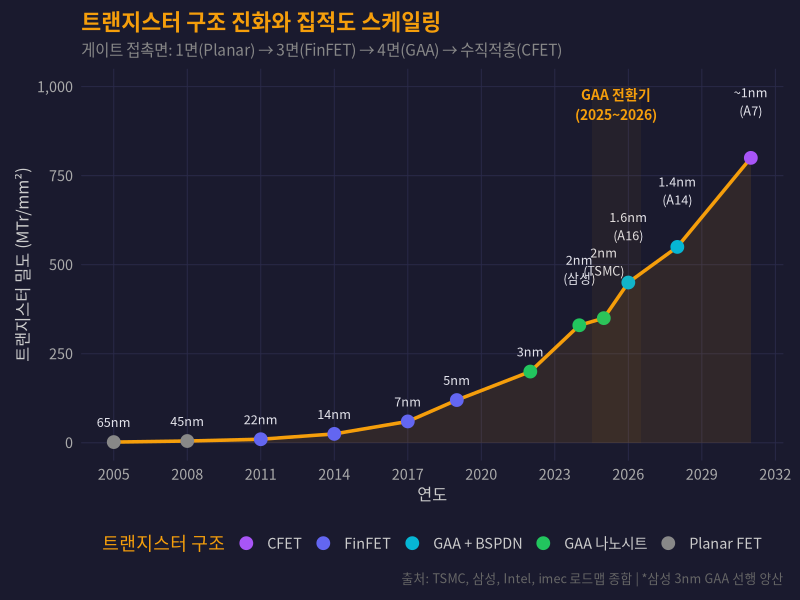
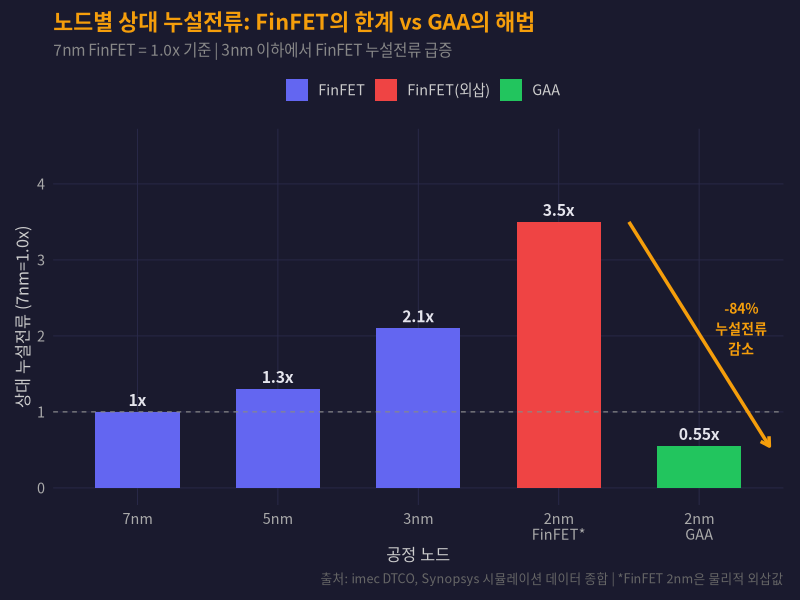
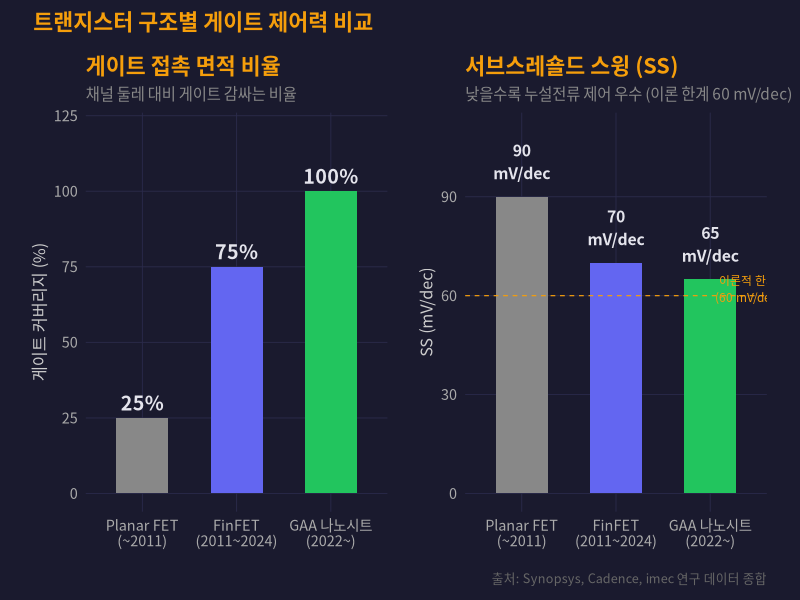
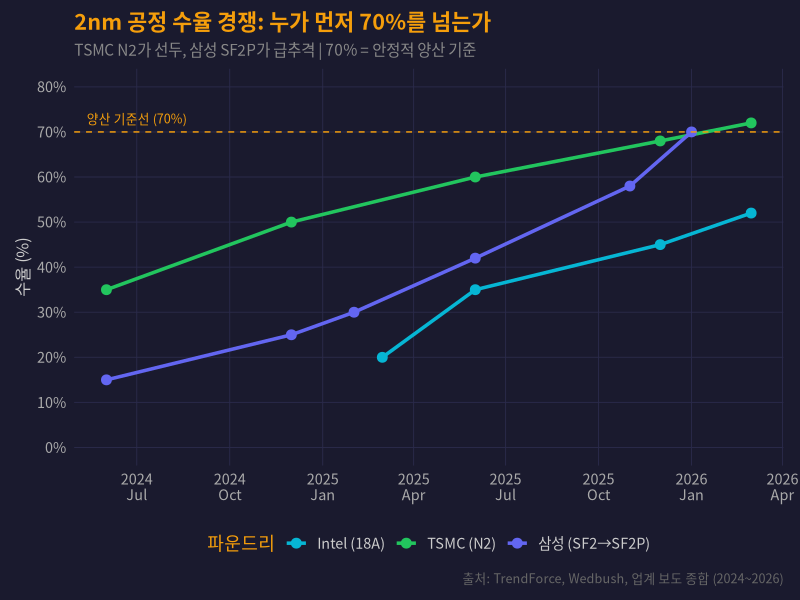
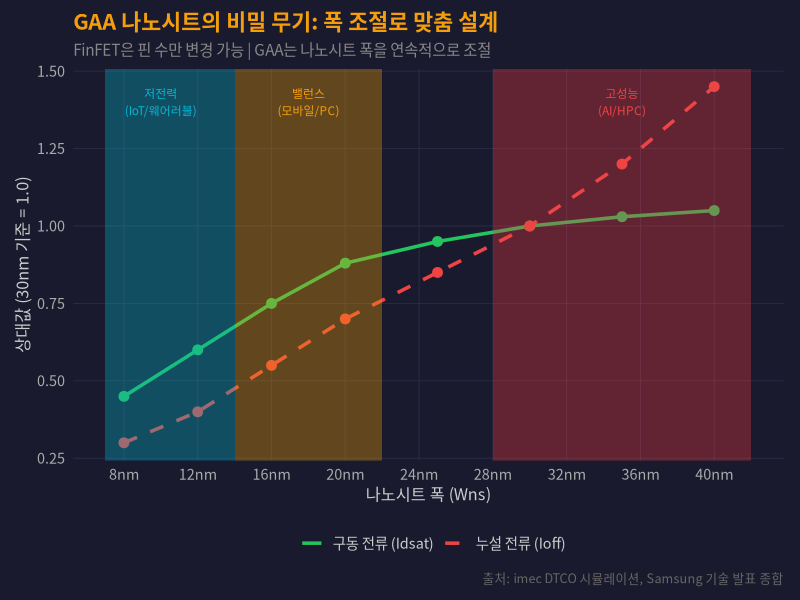
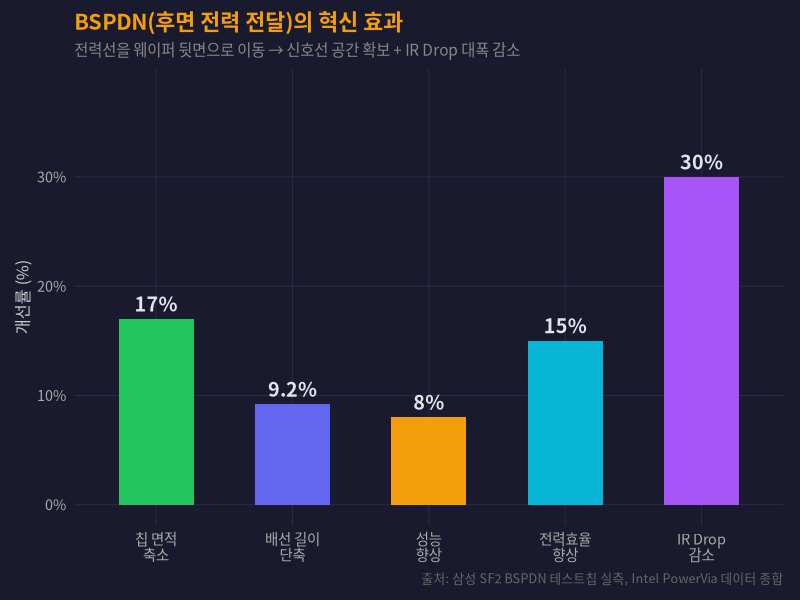
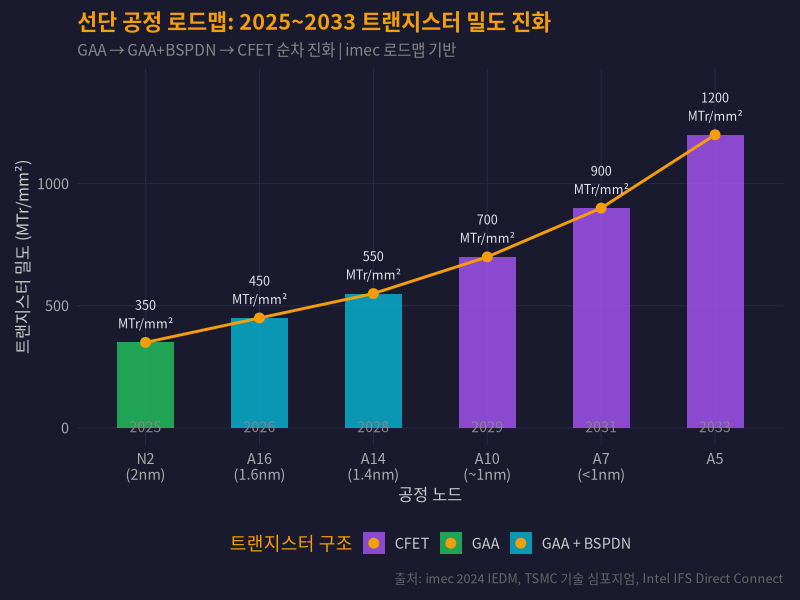
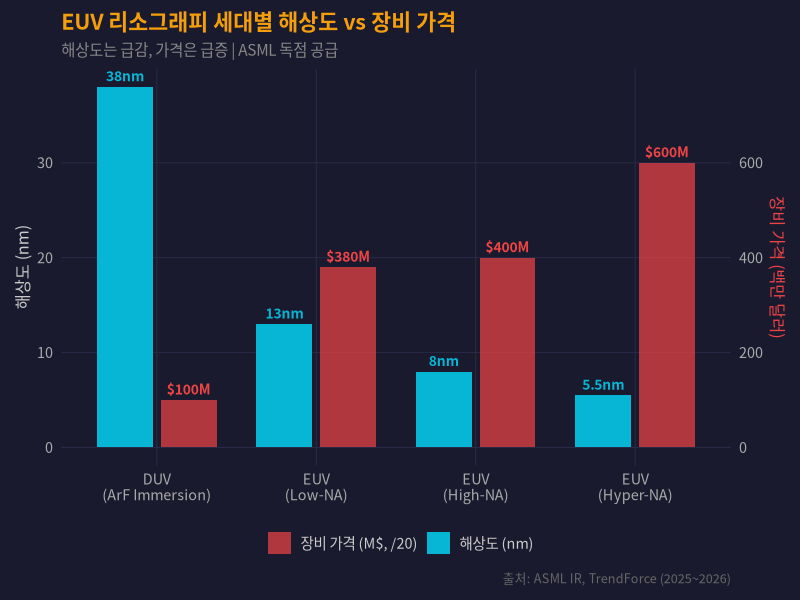

The R script that drew these images, in order:
## ---- chunk 1
#| label: setup
#| include: false
library(ggplot2)
library(scales)
library(dplyr)
library(tidyr)
library(knitr)
library(kableExtra)
library(ragg)

kfont <- "Noto Sans CJK KR"

theme_hunter <- function(base_size = 13) {
  theme_minimal(base_size = base_size) +
    theme(
      plot.background = element_rect(fill = "#1a1a2e", color = NA),
      panel.background = element_rect(fill = "#1a1a2e", color = NA),
      panel.grid.major = element_line(color = "#2a2a4a", linewidth = 0.3),
      panel.grid.minor = element_blank(),
      text = element_text(family = kfont, color = "#e4e4ec"),
      axis.text = element_text(color = "#aaaaaa"),
      axis.title = element_text(color = "#cccccc", size = rel(0.9)),
      plot.title = element_text(color = "#f59e0b", face = "bold", size = rel(1.2)),
      plot.subtitle = element_text(color = "#888888", size = rel(0.85)),
      plot.caption = element_text(color = "#666666", size = rel(0.7)),
      legend.background = element_rect(fill = "#1a1a2e", color = NA),
      legend.text = element_text(color = "#cccccc"),
      legend.title = element_text(color = "#f59e0b"),
      strip.text = element_text(color = "#f59e0b", face = "bold"),
      legend.position = "top",
      plot.margin = margin(10, 12, 10, 12)
    )
}

c_amber <- "#f59e0b"
c_blue <- "#6366f1"
c_green <- "#22c55e"
c_red <- "#ef4444"
c_cyan <- "#06b6d4"
c_purple <- "#a855f7"
c_gray <- "#888888"
c_text <- "#e4e4ec"
c_orange <- "#f97316"
c_teal <- "#14b8a6"
## ---- chunk 2
#| label: tbl-transistor-evolution
#| tbl-cap: "트랜지스터 구조별 핵심 사양 비교"

specs <- data.frame(
  구조 = c("Planar FET", "FinFET", "GAA 나노시트", "CFET"),
  도입연도 = c("~2011", "2011", "2022(삼성) / 2025(TSMC)", "2028~2031(예상)"),
  적용노드 = c("28nm+", "22nm~3nm", "3nm~1.4nm", "A7(~1nm) 이하"),
  게이트접촉면 = c("1면 (상단)", "3면 (상·좌·우)", "4면 (전방위)", "4면 (수직 적층)"),
  `누설전류_제어` = c("나쁨", "양호", "우수", "최우수"),
  `전력효율_향상` = c("기준", "+37%", "+25~30%*", "+40~50%*"),
  `면적효율_향상` = c("기준", "+50%", "+5~10%*", "+30~50%*"),
  주요업체 = c("글로벌", "TSMC/삼성/Intel", "TSMC/삼성/Intel", "TSMC/삼성/Intel/imec")
)

specs %>%
  kable(
    col.names = c("구조", "도입연도", "적용 노드", "게이트 접촉면",
                  "누설전류 제어", "전력효율 향상", "면적효율 향상", "주요 업체"),
    align = "c",
    escape = FALSE
  ) %>%
  kable_styling(
    bootstrap_options = c("striped", "hover", "condensed"),
    full_width = TRUE,
    font_size = 13
  ) %>%
  row_spec(0, bold = TRUE, color = "#f59e0b", background = "#16213e") %>%
  row_spec(1:4, background = "#1a1a2e", color = "#e4e4ec") %>%
  row_spec(3, bold = TRUE, background = "#1e2a4a", color = "#22c55e") %>%
  footnote(general = "*이전 세대 대비 향상률. CFET은 imec DTCO 시뮬레이션 기반 추정치",
           general_title = "주: ")
## ---- chunk 3
#| label: fig-transistor-timeline
#| fig-cap: "트랜지스터 구조 진화 타임라인 (2005~2035)"
#| fig-width: 11
#| fig-height: 6
#| lightbox: true

timeline_data <- data.frame(
  year = c(2005, 2008, 2011, 2014, 2017, 2019, 2022, 2024, 2025, 2026, 2028, 2031),
  node = c("65nm", "45nm", "22nm", "14nm", "7nm", "5nm", "3nm", "2nm\n(삼성)", "2nm\n(TSMC)", "1.6nm\n(A16)", "1.4nm\n(A14)", "~1nm\n(A7)"),
  structure = c("Planar", "Planar", "FinFET", "FinFET", "FinFET", "FinFET", "GAA*", "GAA", "GAA", "GAA+\nBSPDN", "GAA+\nBSPDN", "CFET"),
  category = c("Planar FET", "Planar FET", "FinFET", "FinFET", "FinFET", "FinFET",
                "GAA 나노시트", "GAA 나노시트", "GAA 나노시트", "GAA + BSPDN", "GAA + BSPDN", "CFET"),
  density = c(2, 5, 10, 25, 60, 120, 200, 330, 350, 450, 550, 800),
  y_pos = c(1, 1, 2, 2, 2, 2, 3, 3, 3, 3.5, 3.5, 4)
)

ggplot(timeline_data, aes(x = year, y = density)) +
  geom_area(fill = c_amber, alpha = 0.1) +
  geom_line(color = c_amber, linewidth = 1.2) +
  geom_point(aes(color = category), size = 4) +
  geom_text(aes(label = node), vjust = -1.5, color = c_text, size = 3.2, family = kfont) +
  scale_color_manual(
    values = c("Planar FET" = c_gray, "FinFET" = c_blue,
               "GAA 나노시트" = c_green, "GAA + BSPDN" = c_cyan, "CFET" = c_purple),
    name = "트랜지스터 구조"
  ) +
  scale_x_continuous(breaks = seq(2005, 2035, 3)) +
  scale_y_continuous(labels = comma, limits = c(0, 1000)) +
  labs(
    title = "트랜지스터 구조 진화와 집적도 스케일링",
    subtitle = "게이트 접촉면: 1면(Planar) → 3면(FinFET) → 4면(GAA) → 수직적층(CFET)",
    x = "연도", y = "트랜지스터 밀도 (MTr/mm²)",
    caption = "출처: TSMC, 삼성, Intel, imec 로드맵 종합 | *삼성 3nm GAA 선행 양산"
  ) +
  annotate("rect", xmin = 2024.5, xmax = 2026.5, ymin = 0, ymax = 1000,
           fill = c_amber, alpha = 0.05) +
  annotate("text", x = 2025.5, y = 950, label = "GAA 전환기\n(2025~2026)",
           color = c_amber, size = 3.5, fontface = "bold", family = kfont) +
  theme_hunter() +
  theme(legend.position = "bottom")
## ---- chunk 4
#| label: fig-finfet-limitations
#| fig-cap: "FinFET vs GAA: 누설전류 및 게이트 제어력 비교"
#| fig-width: 10
#| fig-height: 5.5
#| lightbox: true

comparison <- data.frame(
  node = rep(c("7nm", "5nm", "3nm", "2nm"), each = 2),
  structure = rep(c("FinFET", "GAA 나노시트"), 4),
  leakage = c(1.0, NA, 1.3, NA, 2.1, NA, NA, 0.55),
  gate_control = c(85, NA, 80, NA, 72, NA, NA, 95)
)

# FinFET 누설전류 증가 + GAA 개선
leak_data <- data.frame(
  node = factor(c("7nm", "5nm", "3nm", "2nm\nFinFET*", "2nm\nGAA"),
                levels = c("7nm", "5nm", "3nm", "2nm\nFinFET*", "2nm\nGAA")),
  leakage = c(1.0, 1.3, 2.1, 3.5, 0.55),
  type = c("FinFET", "FinFET", "FinFET", "FinFET(외삽)", "GAA")
)

ggplot(leak_data, aes(x = node, y = leakage, fill = type)) +
  geom_col(width = 0.6) +
  geom_hline(yintercept = 1.0, linetype = "dashed", color = c_gray, linewidth = 0.4) +
  geom_text(aes(label = paste0(leakage, "x")), vjust = -0.5,
            color = c_text, size = 4, fontface = "bold", family = kfont) +
  scale_fill_manual(
    values = c("FinFET" = c_blue, "FinFET(외삽)" = c_red, "GAA" = c_green),
    name = ""
  ) +
  scale_y_continuous(limits = c(0, 4.5), breaks = seq(0, 4, 1)) +
  labs(
    title = "노드별 상대 누설전류: FinFET의 한계 vs GAA의 해법",
    subtitle = "7nm FinFET = 1.0x 기준 | 3nm 이하에서 FinFET 누설전류 급증",
    x = "공정 노드", y = "상대 누설전류 (7nm=1.0x)",
    caption = "출처: imec DTCO, Synopsys 시뮬레이션 데이터 종합 | *FinFET 2nm은 물리적 외삽값"
  ) +
  annotate("segment", x = 4.5, xend = 5.5, y = 3.5, yend = 0.55,
           arrow = arrow(length = unit(0.25, "cm")), color = c_amber, linewidth = 1.2) +
  annotate("text", x = 5.3, y = 2.1, label = "-84%\n누설전류\n감소",
           color = c_amber, size = 3.5, fontface = "bold", family = kfont) +
  theme_hunter() +
  theme(legend.position = "top")
## ---- chunk 5
#| label: fig-gate-coverage
#| fig-cap: "게이트 접촉면 진화: Planar(1면) → FinFET(3면) → GAA(4면)"
#| fig-width: 10
#| fig-height: 5
#| lightbox: true

# 게이트 접촉면적 비율과 전류 제어력 비교
gate_data <- data.frame(
  structure = factor(c("Planar FET\n(~2011)", "FinFET\n(2011~2024)", "GAA 나노시트\n(2022~)"),
                     levels = c("Planar FET\n(~2011)", "FinFET\n(2011~2024)", "GAA 나노시트\n(2022~)")),
  coverage = c(25, 75, 100),
  ss_mvdec = c(90, 70, 65),
  color_fill = c(c_gray, c_blue, c_green)
)

p1 <- ggplot(gate_data, aes(x = structure, y = coverage, fill = structure)) +
  geom_col(width = 0.55) +
  geom_text(aes(label = paste0(coverage, "%")), vjust = -0.5,
            color = c_text, size = 5, fontface = "bold", family = kfont) +
  scale_fill_manual(values = c(c_gray, c_blue, c_green), guide = "none") +
  scale_y_continuous(limits = c(0, 120)) +
  labs(
    title = "게이트 접촉 면적 비율",
    subtitle = "채널 둘레 대비 게이트 감싸는 비율",
    x = NULL, y = "게이트 커버리지 (%)"
  ) +
  theme_hunter()

p2 <- ggplot(gate_data, aes(x = structure, y = ss_mvdec, fill = structure)) +
  geom_col(width = 0.55) +
  geom_hline(yintercept = 60, linetype = "dashed", color = c_amber, linewidth = 0.4) +
  geom_text(aes(label = paste0(ss_mvdec, "\nmV/dec")), vjust = -0.5,
            color = c_text, size = 4, fontface = "bold", family = kfont) +
  scale_fill_manual(values = c(c_gray, c_blue, c_green), guide = "none") +
  scale_y_continuous(limits = c(0, 110)) +
  annotate("text", x = 3.4, y = 62, label = "이론적 한계\n(60 mV/dec)",
           color = c_amber, size = 3, family = kfont) +
  labs(
    title = "서브스레숄드 스윙 (SS)",
    subtitle = "낮을수록 누설전류 제어 우수 (이론 한계 60 mV/dec)",
    x = NULL, y = "SS (mV/dec)"
  ) +
  theme_hunter()

library(patchwork)
p1 + p2 +
  plot_annotation(
    title = "트랜지스터 구조별 게이트 제어력 비교",
    caption = "출처: Synopsys, Cadence, imec 연구 데이터 종합",
    theme = theme_hunter()
  )
## ---- chunk 6
#| label: tbl-foundry-comparison
#| tbl-cap: "파운드리 3사 2nm 공정 비교 (2026년 5월 기준)"

foundry <- data.frame(
  항목 = c("공정명", "GAA 최초 양산", "2nm 양산 시작", "수율 (최신)",
           "성능 향상 (vs 이전세대)", "전력 절감", "면적 축소",
           "BSPDN 도입", "High-NA EUV", "주요 고객"),
  TSMC = c("N2 / N2P / A16", "2025년 Q4 (N2)", "2025년 Q4", "65~70%",
           "+15% (vs N3E)", "-25~30%", "-5~10%",
           "A16 (2026H2)", "2027년 이후 도입", "Apple, NVIDIA, AMD"),
  삼성 = c("SF2 / SF2P", "2022년 (3nm GAA 선행)", "2025년 Q4", "55~60% (SF2)\n70% (SF2P)",
           "+5% (SF2)\n+12% (SF2P)", "-8% (SF2)\n-25% (SF2P)", "-5% (SF2)\n-8% (SF2P)",
           "2027년 적용 예정", "2025말 EXE:5200B 수령", "Qualcomm, AMD(협상중)"),
  Intel = c("18A / 18A-P", "2025년 H2 (18A)", "2025년 Q4", "비공개(초기 ramp)",
            "+15% (Perf/W vs Intel 3)", "PowerVia 통합", "-30% (밀도 기준)",
            "18A부터 동시 도입", "EXE:5200B 최초 수령", "Microsoft, 자사(Panther Lake)")
)

foundry %>%
  kable(col.names = c("항목", "TSMC", "삼성", "Intel"), align = "l", escape = FALSE) %>%
  kable_styling(
    bootstrap_options = c("striped", "hover", "condensed"),
    full_width = TRUE,
    font_size = 12
  ) %>%
  row_spec(0, bold = TRUE, color = "#f59e0b", background = "#16213e") %>%
  row_spec(1:10, background = "#1a1a2e", color = "#e4e4ec") %>%
  column_spec(2, color = "#22c55e") %>%
  column_spec(3, color = "#6366f1") %>%
  column_spec(4, color = "#06b6d4")
## ---- chunk 7
#| label: fig-yield-race
#| fig-cap: "파운드리 3사 2nm 수율 경쟁 추이 (2024~2026)"
#| fig-width: 10
#| fig-height: 5.5
#| lightbox: true

yield_data <- data.frame(
  date = as.Date(c(
    # TSMC
    "2024-06-01", "2024-12-01", "2025-06-01", "2025-12-01", "2026-03-01",
    # Samsung
    "2024-06-01", "2024-12-01", "2025-02-01", "2025-06-01", "2025-11-01", "2026-01-01",
    # Intel
    "2025-03-01", "2025-06-01", "2025-12-01", "2026-03-01"
  )),
  yield = c(
    # TSMC N2
    35, 50, 60, 68, 72,
    # Samsung SF2/SF2P
    15, 25, 30, 42, 58, 70,
    # Intel 18A
    20, 35, 45, 52
  ),
  foundry = c(
    rep("TSMC (N2)", 5),
    rep("삼성 (SF2→SF2P)", 6),
    rep("Intel (18A)", 4)
  )
)

ggplot(yield_data, aes(x = date, y = yield, color = foundry, group = foundry)) +
  geom_line(linewidth = 1.2) +
  geom_point(size = 3) +
  geom_hline(yintercept = 70, linetype = "dashed", color = c_amber, linewidth = 0.5) +
  annotate("text", x = as.Date("2024-07-01"), y = 73,
           label = "양산 기준선 (70%)", color = c_amber, size = 3.2, family = kfont) +
  scale_color_manual(
    values = c("TSMC (N2)" = c_green, "삼성 (SF2→SF2P)" = c_blue, "Intel (18A)" = c_cyan),
    name = "파운드리"
  ) +
  scale_y_continuous(limits = c(0, 80), breaks = seq(0, 80, 10),
                     labels = function(x) paste0(x, "%")) +
  scale_x_date(date_labels = "%Y\n%b", date_breaks = "3 months") +
  labs(
    title = "2nm 공정 수율 경쟁: 누가 먼저 70%를 넘는가",
    subtitle = "TSMC N2가 선두, 삼성 SF2P가 급추격 | 70% = 안정적 양산 기준",
    x = NULL, y = "수율 (%)",
    caption = "출처: TrendForce, Wedbush, 업계 보도 종합 (2024~2026)"
  ) +
  theme_hunter() +
  theme(legend.position = "bottom")
## ---- chunk 8
#| label: fig-nanosheet-width
#| fig-cap: "나노시트 폭 조절에 따른 성능/전력 트레이드오프"
#| fig-width: 10
#| fig-height: 5
#| lightbox: true

ns_width <- data.frame(
  width_nm = c(8, 12, 16, 20, 25, 30, 35, 40),
  drive_current = c(0.45, 0.60, 0.75, 0.88, 0.95, 1.0, 1.03, 1.05),
  leakage = c(0.3, 0.4, 0.55, 0.7, 0.85, 1.0, 1.2, 1.45),
  application = c("IoT", "IoT", "모바일", "모바일", "PC", "범용", "HPC", "HPC")
)

ggplot(ns_width) +
  geom_line(aes(x = width_nm, y = drive_current, color = "구동 전류 (Idsat)"),
            linewidth = 1.2) +
  geom_line(aes(x = width_nm, y = leakage, color = "누설 전류 (Ioff)"),
            linewidth = 1.2, linetype = "dashed") +
  geom_point(aes(x = width_nm, y = drive_current), color = c_green, size = 3) +
  geom_point(aes(x = width_nm, y = leakage), color = c_red, size = 3) +
  geom_rect(aes(xmin = 7, xmax = 14, ymin = -Inf, ymax = Inf),
            fill = c_cyan, alpha = 0.05) +
  geom_rect(aes(xmin = 14, xmax = 22, ymin = -Inf, ymax = Inf),
            fill = c_amber, alpha = 0.05) +
  geom_rect(aes(xmin = 28, xmax = 42, ymin = -Inf, ymax = Inf),
            fill = c_red, alpha = 0.05) +
  annotate("text", x = 10, y = 1.4, label = "저전력\n(IoT/웨어러블)",
           color = c_cyan, size = 3, family = kfont) +
  annotate("text", x = 18, y = 1.4, label = "밸런스\n(모바일/PC)",
           color = c_amber, size = 3, family = kfont) +
  annotate("text", x = 35, y = 1.4, label = "고성능\n(AI/HPC)",
           color = c_red, size = 3, family = kfont) +
  scale_color_manual(values = c("구동 전류 (Idsat)" = c_green, "누설 전류 (Ioff)" = c_red),
                     name = "") +
  scale_x_continuous(breaks = seq(8, 40, 4), labels = function(x) paste0(x, "nm")) +
  labs(
    title = "GAA 나노시트의 비밀 무기: 폭 조절로 맞춤 설계",
    subtitle = "FinFET은 핀 수만 변경 가능 | GAA는 나노시트 폭을 연속적으로 조절",
    x = "나노시트 폭 (Wns)", y = "상대값 (30nm 기준 = 1.0)",
    caption = "출처: imec DTCO 시뮬레이션, Samsung 기술 발표 종합"
  ) +
  theme_hunter() +
  theme(legend.position = "bottom")
## ---- chunk 9
#| label: fig-bspdn-advantage
#| fig-cap: "후면 전력 전달(BSPDN) 도입에 따른 성능 개선 효과"
#| fig-width: 10
#| fig-height: 5.5
#| lightbox: true

bspdn_data <- data.frame(
  metric = factor(c("칩 면적\n축소", "배선 길이\n단축", "성능\n향상", "전력효율\n향상", "IR Drop\n감소"),
                  levels = c("칩 면적\n축소", "배선 길이\n단축", "성능\n향상", "전력효율\n향상", "IR Drop\n감소")),
  improvement = c(17, 9.2, 8, 15, 30),
  color_val = c(c_green, c_blue, c_amber, c_cyan, c_purple)
)

ggplot(bspdn_data, aes(x = metric, y = improvement, fill = metric)) +
  geom_col(width = 0.55) +
  geom_text(aes(label = paste0(improvement, "%")), vjust = -0.5,
            color = c_text, size = 5, fontface = "bold", family = kfont) +
  scale_fill_manual(values = c(c_green, c_blue, c_amber, c_cyan, c_purple), guide = "none") +
  scale_y_continuous(limits = c(0, 38), labels = function(x) paste0(x, "%")) +
  labs(
    title = "BSPDN(후면 전력 전달)의 혁신 효과",
    subtitle = "전력선을 웨이퍼 뒷면으로 이동 → 신호선 공간 확보 + IR Drop 대폭 감소",
    x = NULL, y = "개선률 (%)",
    caption = "출처: 삼성 SF2 BSPDN 테스트칩 실측, Intel PowerVia 데이터 종합"
  ) +
  theme_hunter()
## ---- chunk 10
#| label: fig-cfet-timeline
#| fig-cap: "GAA에서 CFET으로: 차세대 트랜지스터 로드맵"
#| fig-width: 11
#| fig-height: 5
#| lightbox: true

roadmap <- data.frame(
  node = factor(c("N2\n(2nm)", "A16\n(1.6nm)", "A14\n(1.4nm)", "A10\n(~1nm)", "A7\n(<1nm)", "A5"),
                levels = c("N2\n(2nm)", "A16\n(1.6nm)", "A14\n(1.4nm)", "A10\n(~1nm)", "A7\n(<1nm)", "A5")),
  year = c(2025, 2026, 2028, 2029, 2031, 2033),
  transistor = c("GAA", "GAA + BSPDN", "GAA + BSPDN", "CFET(초기)", "CFET", "CFET+"),
  density = c(350, 450, 550, 700, 900, 1200),
  category = c("GAA", "GAA + BSPDN", "GAA + BSPDN", "CFET", "CFET", "CFET")
)

ggplot(roadmap, aes(x = node, y = density, fill = category, group = 1)) +
  geom_col(width = 0.5, alpha = 0.8) +
  geom_line(aes(color = "밀도 추이"), linewidth = 1, color = c_amber) +
  geom_point(color = c_amber, size = 3) +
  geom_text(aes(label = paste0(density, "\nMTr/mm²")), vjust = -0.5,
            color = c_text, size = 3.2, family = kfont) +
  geom_text(aes(label = year, y = 5), color = c_gray, size = 3.5, family = kfont) +
  scale_fill_manual(
    values = c("GAA" = c_green, "GAA + BSPDN" = c_cyan, "CFET" = c_purple),
    name = "트랜지스터 구조"
  ) +
  scale_y_continuous(limits = c(0, 1400)) +
  labs(
    title = "선단 공정 로드맵: 2025~2033 트랜지스터 밀도 진화",
    subtitle = "GAA → GAA+BSPDN → CFET 순차 진화 | imec 로드맵 기반",
    x = "공정 노드", y = "트랜지스터 밀도 (MTr/mm²)",
    caption = "출처: imec 2024 IEDM, TSMC 기술 심포지엄, Intel IFS Direct Connect"
  ) +
  theme_hunter() +
  theme(legend.position = "bottom")
## ---- chunk 11
#| label: fig-euv-evolution
#| fig-cap: "EUV 리소그래피 진화: NA 0.33 → 0.55 → Hyper-NA"
#| fig-width: 10
#| fig-height: 5.5
#| lightbox: true

euv_data <- data.frame(
  generation = factor(c("DUV\n(ArF Immersion)", "EUV\n(Low-NA)", "EUV\n(High-NA)", "EUV\n(Hyper-NA)"),
                      levels = c("DUV\n(ArF Immersion)", "EUV\n(Low-NA)", "EUV\n(High-NA)", "EUV\n(Hyper-NA)")),
  wavelength_nm = c(193, 13.5, 13.5, 13.5),
  na = c(1.35, 0.33, 0.55, 0.75),
  resolution_nm = c(38, 13, 8, 5.5),
  throughput_wph = c(275, 200, 175, 100),
  status = c("양산 중", "양산 중", "2027 HVM", "2030+ R&D"),
  price_musd = c(100, 380, 400, 600)
)

ggplot(euv_data, aes(x = generation)) +
  geom_col(aes(y = resolution_nm, fill = "해상도 (nm)"), width = 0.35,
           position = position_nudge(x = -0.2)) +
  geom_col(aes(y = price_musd / 20, fill = "장비 가격 (M$, /20)"), width = 0.35,
           position = position_nudge(x = 0.2), alpha = 0.7) +
  geom_text(aes(y = resolution_nm, label = paste0(resolution_nm, "nm")),
            vjust = -0.5, position = position_nudge(x = -0.2),
            color = c_cyan, size = 3.5, fontface = "bold", family = kfont) +
  geom_text(aes(y = price_musd / 20, label = paste0("$", price_musd, "M")),
            vjust = -0.5, position = position_nudge(x = 0.2),
            color = c_red, size = 3.5, fontface = "bold", family = kfont) +
  scale_fill_manual(values = c("해상도 (nm)" = c_cyan, "장비 가격 (M$, /20)" = c_red), name = "") +
  scale_y_continuous(
    name = "해상도 (nm)",
    sec.axis = sec_axis(~ . * 20, name = "장비 가격 (백만 달러)")
  ) +
  labs(
    title = "EUV 리소그래피 세대별 해상도 vs 장비 가격",
    subtitle = "해상도는 급감, 가격은 급증 | ASML 독점 공급",
    x = NULL,
    caption = "출처: ASML IR, TrendForce (2025~2026)"
  ) +
  theme_hunter() +
  theme(legend.position = "bottom",
        axis.title.y.right = element_text(color = c_red))
## ---- chunk 12
#| label: fig-market-size
#| fig-cap: "글로벌 반도체 파운드리 시장 규모 및 전망"
#| fig-width: 10
#| fig-height: 5.5
#| lightbox: true

market <- data.frame(
  year = c(2020, 2021, 2022, 2023, 2024, 2025, 2026, 2028, 2030),
  revenue = c(82, 101, 120, 115, 145, 175, 202, 260, 330),
  advanced_share = c(35, 38, 40, 42, 44, 47, 50, 55, 60),
  type = c(rep("실적", 5), rep("전망", 4))
)

ggplot(market, aes(x = year)) +
  geom_col(aes(y = revenue, fill = type), width = 0.6, alpha = 0.8) +
  geom_line(aes(y = advanced_share * 5, color = "선단공정(≤7nm) 비중"),
            linewidth = 1.2) +
  geom_point(aes(y = advanced_share * 5), color = c_amber, size = 3) +
  geom_text(aes(y = revenue, label = paste0("$", revenue, "B")), vjust = -0.5,
            color = c_text, size = 3, family = kfont) +
  scale_fill_manual(values = c("실적" = c_green, "전망" = c_cyan), name = "") +
  scale_color_manual(values = c("선단공정(≤7nm) 비중" = c_amber), name = "") +
  scale_y_continuous(
    name = "시장 규모 (십억 달러)",
    limits = c(0, 400),
    sec.axis = sec_axis(~ . / 5, name = "선단 공정 비중 (%)",
                        labels = function(x) paste0(x, "%"))
  ) +
  scale_x_continuous(breaks = c(2020, 2021, 2022, 2023, 2024, 2025, 2026, 2028, 2030)) +
  labs(
    title = "글로벌 파운드리 시장: AI가 견인하는 선단 공정 수요",
    subtitle = "2025년 $175B → 2030년 $330B | 선단 공정 비중 47% → 60%",
    x = "연도",
    caption = "출처: TrendForce, GM Insights, Fortune Business Insights 종합"
  ) +
  theme_hunter() +
  theme(legend.position = "bottom",
        axis.title.y.right = element_text(color = c_amber))
## ---- chunk 13
#| label: fig-node-share
#| fig-cap: "공정 노드별 파운드리 매출 비중 변화 (2023 vs 2026E)"
#| fig-width: 10
#| fig-height: 5
#| lightbox: true

node_share <- data.frame(
  node = factor(rep(c("≤3nm", "5nm", "7nm", "10~14nm", "16~28nm", "≥40nm"), 2),
                levels = c("≤3nm", "5nm", "7nm", "10~14nm", "16~28nm", "≥40nm")),
  year = rep(c("2023", "2026E"), each = 6),
  share = c(8, 15, 19, 14, 22, 22,
            18, 18, 14, 10, 20, 20)
)

ggplot(node_share, aes(x = node, y = share, fill = year)) +
  geom_col(position = "dodge", width = 0.6) +
  geom_text(aes(label = paste0(share, "%")), position = position_dodge(width = 0.6),
            vjust = -0.5, color = c_text, size = 3.5, family = kfont) +
  scale_fill_manual(values = c("2023" = c_gray, "2026E" = c_amber), name = "연도") +
  scale_y_continuous(limits = c(0, 28), labels = function(x) paste0(x, "%")) +
  labs(
    title = "공정 노드별 매출 비중: 3nm 이하가 가장 빠르게 성장",
    subtitle = "≤3nm: 8% → 18% (2.3배) | 5nm: 15% → 18% | AI/HPC 칩 수요 집중",
    x = "공정 노드", y = "매출 비중 (%)",
    caption = "출처: TrendForce, Counterpoint Research (2023 실적, 2026 전망)"
  ) +
  theme_hunter() +
  theme(legend.position = "top")
## ---- chunk 14
#| label: fig-value-chain
#| fig-cap: "GAA 전환에 따른 밸류체인별 수혜 강도"
#| fig-width: 10
#| fig-height: 6
#| lightbox: true

value_chain <- data.frame(
  segment = factor(c("EUV 리소그래피", "ALD/ALE 증착·에칭", "검사/계측 장비",
                      "레이저 본딩", "테스트 소켓/프로브", "웨이퍼 세정",
                      "포토마스크", "CMP 슬러리"),
                   levels = rev(c("EUV 리소그래피", "ALD/ALE 증착·에칭", "검사/계측 장비",
                                  "레이저 본딩", "테스트 소켓/프로브", "웨이퍼 세정",
                                  "포토마스크", "CMP 슬러리"))),
  impact = c(95, 92, 88, 82, 78, 75, 72, 68),
  growth_pct = c(30, 35, 28, 25, 22, 20, 18, 15),
  company = c("ASML", "HPSP, Lam Research", "ONTO Innovation", "프로텍",
              "ISC", "SEMES", "Photronics", "CMC Materials")
)

ggplot(value_chain, aes(x = impact, y = segment)) +
  geom_col(aes(fill = impact), width = 0.6) +
  geom_text(aes(label = paste0(company, " (", growth_pct, "%↑)")),
            hjust = -0.05, color = c_text, size = 3.2, family = kfont) +
  scale_fill_gradient(low = "#1e3a5f", high = c_amber, guide = "none") +
  scale_x_continuous(limits = c(0, 130)) +
  labs(
    title = "GAA 전환 수혜 밸류체인 맵",
    subtitle = "수혜 강도 (0~100) + 관련 기업 | 괄호 안은 GAA 전환에 따른 예상 매출 성장률",
    x = "수혜 강도", y = NULL,
    caption = "출처: Alpha Hunter 자체 분석 | 성장률은 2025~2027 CAGR 추정치"
  ) +
  theme_hunter()
## ---- chunk 15
#| label: tbl-stock-mapping
#| tbl-cap: "선단 공정 기술 관련 Alpha Hunter 히든젬 종목"

stocks <- data.frame(
  종목 = c("ONTO Innovation (ONTO)", "프로텍 (053610)", "ISC (095340)",
           "HPSP (403870)", "ASML (ASML)"),
  관련기술 = c("선단공정 검사/계측", "어드밴스드 패키징 레이저본딩",
               "미세피치 테스트 소켓", "GAA 게이트 유전체 HPA",
               "EUV/High-NA 리소그래피"),
  GAA수혜 = c("나노시트 두께/균일도 검사 필수", "후공정 본딩 정밀도 요구 증가",
              "2nm 칩 테스트용 미세피치 수요", "Channel Release 후 게이트 품질 향상",
              "GAA 패터닝의 EUV 레이어 수 증가"),
  `수혜강도` = c("★★★★☆", "★★★★☆", "★★★☆☆", "★★★★★", "★★★★★"),
  `Alpha_Hunter` = c("W20 히든젬", "W21 히든젬", "W20 히든젬", "W1 히든젬", "참고 종목")
)

stocks %>%
  kable(col.names = c("종목", "관련 기술", "GAA 수혜 포인트", "수혜 강도", "Alpha Hunter"),
        align = "l", escape = FALSE) %>%
  kable_styling(
    bootstrap_options = c("striped", "hover", "condensed"),
    full_width = TRUE,
    font_size = 12
  ) %>%
  row_spec(0, bold = TRUE, color = "#f59e0b", background = "#16213e") %>%
  row_spec(1:5, background = "#1a1a2e", color = "#e4e4ec") %>%
  row_spec(4, bold = TRUE, background = "#1e2a4a", color = "#22c55e")
